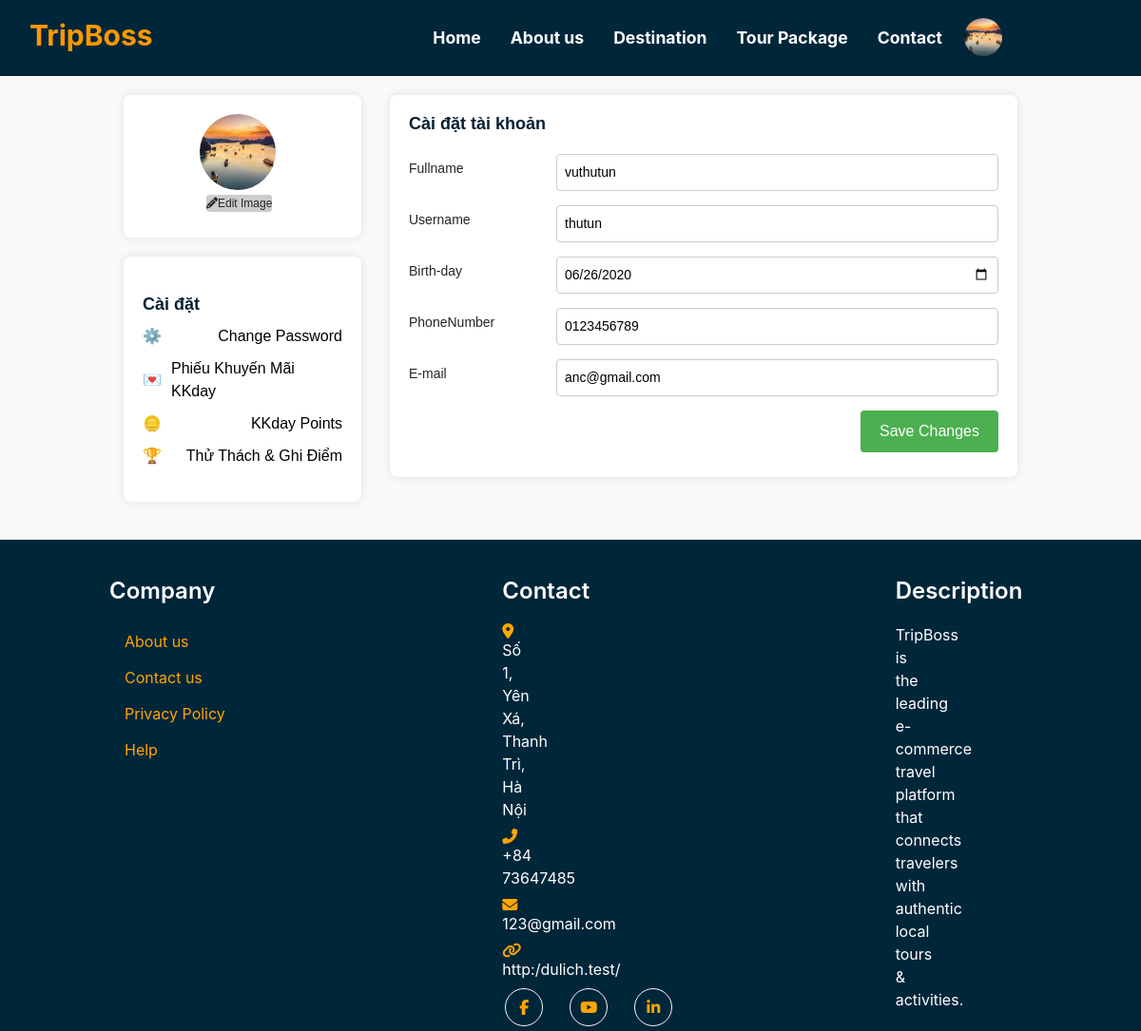
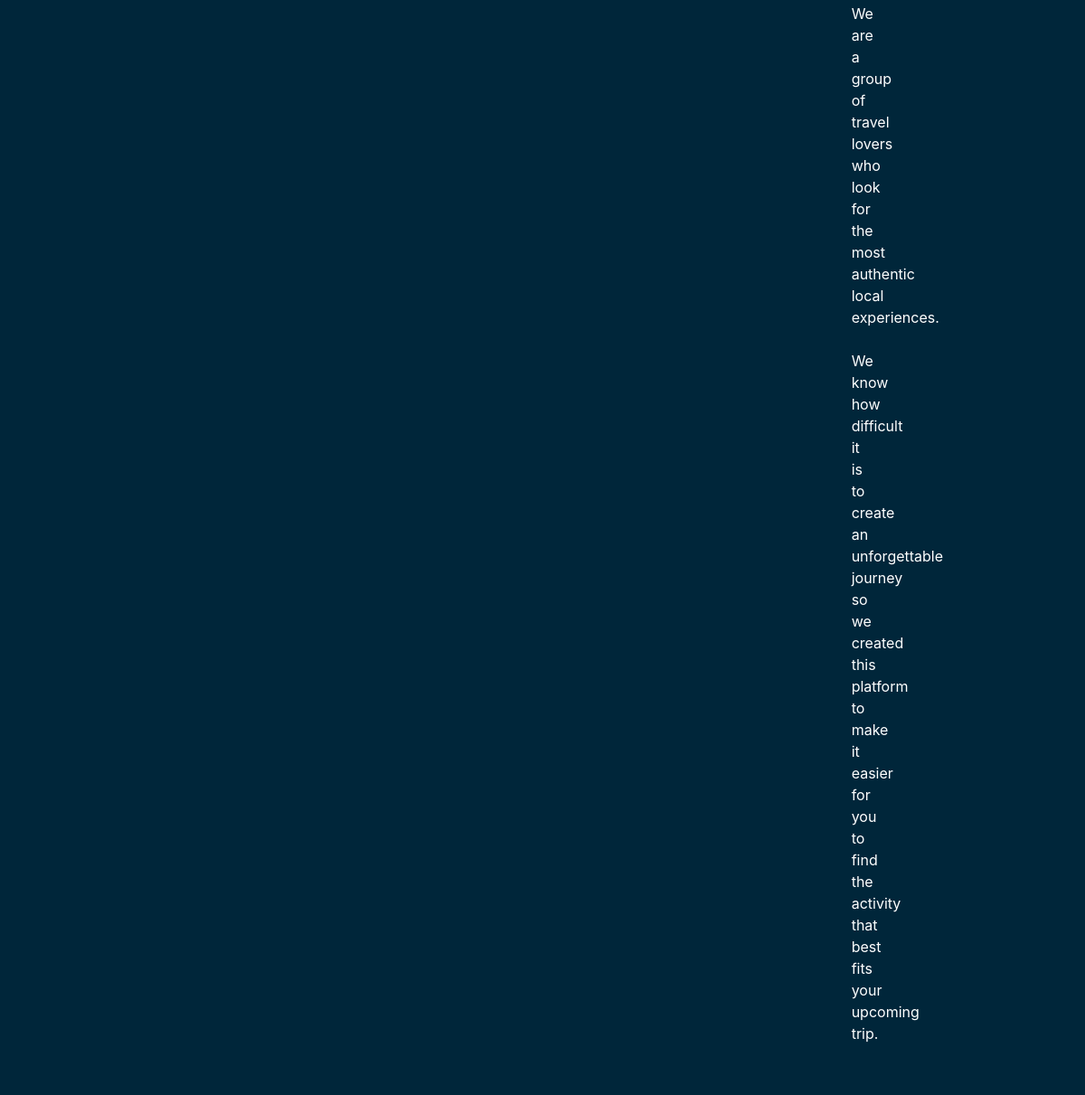
Page /pages/edit_user.php (signed in) on the committed database (2 pictures, top to bottom).
### tables this page shows
CREATE TABLE `user_form` (
  `id` int NOT NULL,
  `role` int NOT NULL DEFAULT '1',
  `full_name` varchar(255) NOT NULL,
  `username` varchar(255) NOT NULL,
  `email` varchar(255) NOT NULL,
  `dob` date DEFAULT NULL,
  `address` varchar(300) DEFAULT NULL,
  `phoneNo` varchar(15) DEFAULT NULL,
  `password` varchar(255) NOT NULL,
  `img` varchar(1000) NOT NULL,
  `verification_code` varchar(255) NOT NULL,
  `is_verified` int DEFAULT '0',
  `resettoken` varchar(255) DEFAULT NULL,
  `resettokenexpired` date DEFAULT NULL
);

CREATE TABLE `settings` (
  `id` int NOT NULL,
  `setting_key` varchar(255) NOT NULL,
  `setting_value` text NOT NULL
);

### admin/setting/function.php (called while the page is built, shortened)
<?php
function get_setting($con, $key)
{
    $sql = "SELECT setting_value FROM settings WHERE setting_key = ?";
    $stmt = $con->prepare($sql);
    $stmt->bind_param("s", $key);
    $stmt->execute();
    $result = $stmt->get_result();
    if ($result->num_rows > 0) {
        $row = $result->fetch_assoc();
        return $row['setting_value'];
    } else {
        $stmt->close();
        return "";
    }
}

### pages/edit_user.php (the view, shortened to what this page needs)
<?php require("/laragon/www/dulich/include/nav.php"); ?>
<?php
$user_id = $_SESSION['uid'];
$sql = "SELECT * FROM user_form WHERE id='$user_id'";
$result = $con->query($sql);
if ($result->num_rows > 0) {
    while ($row = $result->fetch_assoc()) {
        $avatar_path = "/assets/img/profile/" . $row['img'];
?>
        <div id="main-content">
            <div id="account-settings">
                <div class="sidebar-container">
                    <div class="sidebar1">
                        <div class="profile1">
                            <form action="<?php echo htmlspecialchars($_SERVER["PHP_SELF"]); ?>" method="post" enctype="multipart/form-data">
                                <div class="profile1">
                                    <div class="avatar-container">
                                        <img id="profile_image_preview" name='img' alt="Avatar" src="<?php echo $avatar_path; ?>" class="profile-image">
                                        <label for="image" class="edit-avatar-label">
                                            <i class="fas fa-pencil-alt"></i>Edit Image
                                        </label>
                                    </div>
                                </div>
                            </form>
                        </div>
                    </div>
                    <div class="sidebar2">
                        <div class="menu-section1">
                            <h4>Cài đặt</h4>
                            <ul>
                                <li><a href="#" class="change-password-link">
                                        <div class="icon1">⚙️</div>Change Password
                                    </a></li>
                                <li><a href="#">
                                        <div class="icon1">💌</div>Phiếu Khuyến Mãi KKday
                                    </a></li>
                                <li><a href="#">
                                        <div class="icon1">🪙</div>KKday Points
                                    </a></li>
                                <li><a href="#">
                                        <div class="icon1">🏆</div>Thử Thách & Ghi Điểm
                                    </a></li>
                            </ul>
                        </div>
                    </div>
                </div>
                <div class="container1">
                    <div class="form-section1">
                        <h3>Cài đặt tài khoản</h3>
                        <form action="<?php echo htmlspecialchars($_SERVER["PHP_SELF"]); ?>" method="post" enctype="multipart/form-data">
                            <div class="form-group1">
                                <label for="full_name">Fullname</label>
                                <input type="text" id="full_name" name="full_name" value="<?php echo $row['full_name']; ?>" required>
                            </div>
                            <div class="form-group1">
                                <label for="username">Username</label>
                                <input type="text" id="username" name="username" value="<?php echo $row['username']; ?>" required>
                            </div>
                            <div class="form-group1">
                                <label for="birth-date">Birth-day</label>
                                <input type="date" id="dob" name="dob" value="<?php echo $row['dob']; ?>" required>
                            </div>
                            <div class="form-group1">
                                <label for="phone">PhoneNumber</label>
                                <input type="number" id="phoneNo" name="phoneNo" value="<?php echo $row['phoneNo']; ?>" required>
                            </div>
                            <div class="form-group1">
                                <label for="email">E-mail</label>
                                <input type="email" id="email" name="email" value="<?php echo $row['email']; ?>" required>
                            </div>
                            <div class="save-button1">
                                <button type="submit" class="submit-btn">Save Changes</button>
                            </div>
                        </form>
                    </div>
                </div>
            </div>
        </div>
<?php
    }
} else {
    echo "Không tìm thấy thông tin người dùng.";
}
?>
<?php require("/laragon/www/dulich/include/footer.php"); ?>

### include/footer.php (shortened to what this page needs)
<?php
require_once '/laragon/www/dulich/connection.php';
require_once '/laragon/www/dulich/admin/setting/function.php';
$newsletter = get_setting($con, 'newsletter');
$facebook_link = get_setting($con, 'facebook_link');
$youtube_link = get_setting($con, 'youtube_link');
$linkedin_link = get_setting($con, 'linkedin_link');
$about_us_text = get_setting($con, 'about_us_text');
$contact_us_text = get_setting($con, 'contact_us_text');
$privacy_policy_text = get_setting($con, 'privacy_policy_text');
$help_text = get_setting($con, 'help_text');
$address = get_setting($con, 'address');
$phone = get_setting($con, 'phone');
$email = get_setting($con, 'email');
$website = get_setting($con, 'website');
?>
<head>
</head>
<body>
    <div class="container-fluid footer">
        <div class="footer-column">
            <h4 class="text-white">Company</h4>
            <a href="" class="btn btn-link" style="color: orange;" name="about_us_link"><?php echo htmlspecialchars($about_us_text); ?></a><br>
            <a href="" class="btn btn-link" style="color: orange;" name="contact_us_link"><?php echo htmlspecialchars($contact_us_text); ?></a><br>
            <a href="" class="btn btn-link" style="color: orange;" name="privacy_policy_link"><?php echo htmlspecialchars($privacy_policy_text); ?></a><br>
            <a href="" class="btn btn-link" style="color: orange;" name="help_link"><?php echo htmlspecialchars($help_text); ?></a>
        </div>
        <div class="footer-column">
            <h4 class="text-white">Contact</h4>
            <p class="mb-2" style="margin-right: 285px; "><i class="fa fa-map-marker-alt me-3" style="color: orange;"></i><?php echo nl2br(htmlspecialchars($address)); ?></p>
            <p class="mb-2" style="margin-right: 280px; "><i class="fa fa-phone-alt me-3" style="color: orange;"></i><?php echo nl2br(htmlspecialchars($phone)); ?></p>
            <p class="mb-2" style="margin-right: 268px;" ><i class="fa fa-envelope me-3" style="color: orange;"></i><?php echo nl2br(htmlspecialchars($email)); ?></p>
            <p class="mb-2" style="margin-right: 268px;"><i class="fa fa-link me-3" style="color: orange;"></i><?php echo nl2br(htmlspecialchars($website)); ?></p>
            <div class="social-icons">
                <a href="<?php echo htmlspecialchars($facebook_link); ?>" class="btn btn-outline-light btn-social">
                    <i class="fab fa-facebook-f"></i>
                </a>
                <a href="<?php echo htmlspecialchars($youtube_link); ?>" class="btn btn-outline-light btn-social">
                    <i class="fab fa-youtube"></i>
                </a>
                <a href="<?php echo htmlspecialchars($linkedin_link); ?>" class="btn btn-outline-light btn-social">
                    <i class="fab fa-linkedin-in"></i>
                </a>
            </div>
        </div>
        <div class="footer-column">
            <h4 class="text-white">Description</h4>
            <p style="margin-right: 315px;"><?php echo nl2br(htmlspecialchars($newsletter)); ?></p>
        </div>
    </div>
</body>
</html>

### assets/css/style.css (style rules this page uses)
body { font-family: Cambria, Cochin, Georgia, Times, 'Times New Roman', serif; line-height: 1.7; color: #516171; }
h1, h2, h3, h4, h5, h6 { font-weight: 600 !important; color: #092032; }
a { color: #092032; text-decoration: none; transition: all 0.4s ease; font-weight: 500; }
img { max-width: 100%; height: auto; object-fit: cover; border-radius: 5px; }
body { font-family: 'Arial', sans-serif; margin: 0; padding: 0; }
body { padding-top: 70px; }
.btn { padding: 4px 7px; font-weight: 500; margin-left: 3px; }
img { border-style: none; page-break-inside: avoid; display: block; width: 100%; height: 320px; -webkit-border-radius: 5px; -moz-border-radius: 5px; -ms-border-radius: 5px; border-radius: 5px; }
html, body { position: relative; height: 100%; }
body { background: #eee; font-family: Helvetica Neue, Helvetica, Arial, sans-serif; font-size: 14px; color: #000; margin: 0; padding: 0; }

### assets/css/edit_user.css (style rules this page uses)
#account-settings { display: flex; justify-content: center; align-items: flex-start; background-color: #f9f9f9; padding: 20px; font-family: Arial, sans-serif; }
#account-settings .sidebar-container { display: flex; flex-direction: column; }
#account-settings .sidebar1 { width: 250px; height: 150px; background-color: #ffffff; box-shadow: 0 0 10px rgba(0, 0, 0, 0.1); border-radius: 8px; margin-bottom: 20px; padding: 20px; }
#account-settings .sidebar2 { width: 250px; background-color: #ffffff; box-shadow: 0 0 10px rgba(0, 0, 0, 0.1); border-radius: 8px; margin-bottom: 20px; padding: 20px; }
#account-settings .profile1 { display: flex; align-items: center; margin-bottom: 20px; margin-left: 30px; }
#account-settings .profile1 img { border-radius: 50%; width: 80px; height: 80px; margin-right: 10px; }
#account-settings .menu-section1 { margin-top: 20px; }
#account-settings .menu-section1 h4 { font-size: 18px; margin-bottom: 10px; }
#account-settings .menu-section1 ul { list-style-type: none; padding: 0; }
#account-settings .menu-section1 ul li { margin-bottom: 10px; }
#account-settings .menu-section1 ul li a { text-decoration: none; color: black; display: flex; align-items: center; justify-content: space-between; }
#account-settings .icon1 { margin-right: 10px; }
#account-settings .container1 { background-color: #ffffff; box-shadow: 0 0 10px rgba(0, 0, 0, 0.1); border-radius: 8px; padding: 20px; width: 660px; margin-left: 30px; height: 402px; }
#account-settings .form-section1 { margin-bottom: 20px; }
#account-settings .form-section1 h3 { font-size: 18px; margin: 0 0 20px; }
#account-settings .form-group1 { display: flex; justify-content: space-between; margin-bottom: 15px; }
#account-settings .form-group1 label { width: 20%; font-size: 14px; align-self: center; }
#account-settings .form-group1 input, #account-settings .form-group1 select { width: 75%; padding: 8px; font-size: 14px; border: 1px solid #ccc; border-radius: 4px; }
#account-settings .save-button1 { display: flex; justify-content: flex-end; }
#account-settings .save-button1 button { background-color: #4CAF50; color: white; padding: 10px 20px; border: none; border-radius: 4px; cursor: pointer; }
.edit-avatar-label { border-radius: 3px; background-color: #ccc; font-size: 12px; margin-left: 7px; margin-block-start: 5px; }

### assets/css/des.css (style rules this page uses)
body { font-family: Arial, sans-serif; }

### assets/css/wishlist.css (style rules this page uses)
p { text-align: center; }
h3 { margin-top: 25px; }

### include/footer.php (style rules this page uses)
.footer { width: 100%; background-color: #00263A; color: #fff; padding: 40px 0; display: flex; justify-content: center; align-items: flex-start; gap: 40px; }
.footer a { color: orange; }
.btn-social { border-radius: 50%; margin-right: 10px; display: flex; justify-content: center; align-items: center; width: 40px; height: 40px; }
.footer-column { flex: 1; min-width: 200px; margin-left: 115px; }
.footer h4 { margin-bottom: 20px; }
.social-icons { display: flex; gap: 15px; }

### rows in the picture
user_form: img (picture), full_name "vuthutun", username "thutun", dob "06/26/2020", phoneNo "0123456789", email "anc@gmail.com"
settings: setting_value "About us"
settings: setting_value "Contact us"
settings: setting_value "Privacy Policy"
settings: setting_value "Help"
settings: setting_value "Số 1, Yên Xá, Thanh Trì, Hà Nội"
settings: setting_value "+84 73647485"
settings: setting_value "123@gmail.com"
settings: setting_value "http:/dulich.test/"
settings: setting_value "TripBoss is the leading e-commerce travel platform that connects travelers with authentic local tours & activities. We are a group of travel lovers who look for the most authentic local experiences. We know how difficult it is to create an unforgettable journey so we created this platform to make it easier for you to find the activity that best fits your upcoming trip."
